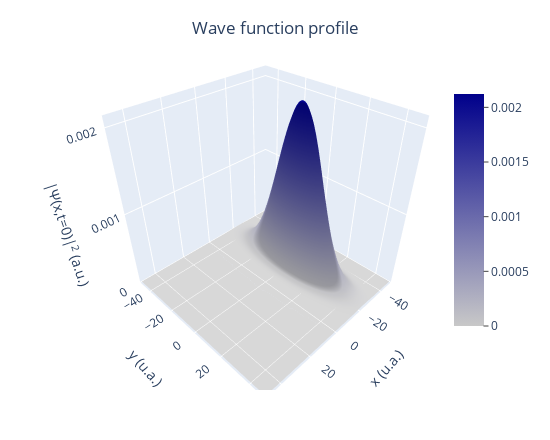
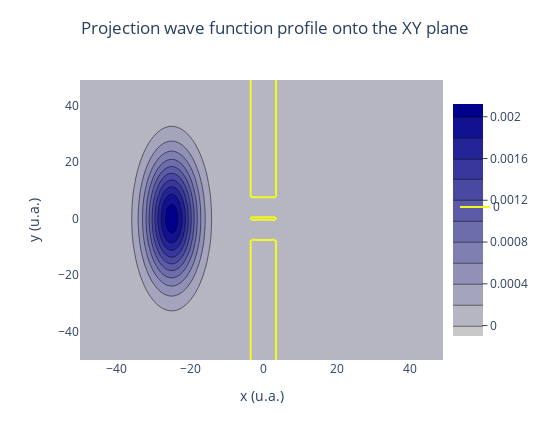

The notebook cell saved with these charts, in order:
### Markdown cell above
A wave packet is a certain set of waves having different frequencies that describe a formation possessing wave properties, generally limited in time and space. In quantum mechanics, a particle description in the form of wave packets (a set of solitons) is used.

xc_WP, yc_WP

a0x,a0y

k0x, k0y

Nkx, Nky

### Code cell
#A wave packet in 3D 
import plotly.graph_objects as go

fig = go.Figure()

Psi = OutData.psi
X = OutData.x
Y = OutData.y

fig.add_trace(go.Surface(
    z=np.transpose(Psi),
    x=X,
    y=Y,
    colorscale=colors,
    colorbar=dict(
        ticks='outside',
        len=0.7,  # Adjust the length of the colorbar
        x=0.85  # Adjust the position of the colorbar
    )

))

# Update the layout
fig.update_layout(
        title={
        'text': 'Wave function profile',
        'x': 0.5,  # This centers the title
        'xanchor': 'center',  # Ensures the title is centered
        'y': 0.95,  # Adjust this value to move the title up or down
        'yanchor': 'top'  # Ensures the title is anchored at its top point vertically
    },
    # autosize=True,
    scene=dict(
        xaxis_title='x (u.a.)',
        yaxis_title='y (u.a.)',
        zaxis_title='|Ψ(x,t=0)|<sup>2</sup> (a.u.)',
        zaxis=dict(range=[Psi.min(), Psi.max()]),
        xaxis=dict(range=[InputData.x0, InputData.xL]),
        yaxis=dict(range=[InputData.x0, InputData.xL]),

    ),
    margin=dict(l=10, r=10, t=30, b=50),
    height=440,
    width=550
)

############################################################################################
# A wave packet: in contur representation for the same data

fig1 = go.Figure()

psi1 = np.transpose(Psi)
v_top = np.transpose(OutData.V)

print ('psi', X)

# psi1 = [[Psi[j][i] for j, col in enumerate(X)] for i, row in enumerate(Y)]

fig1.add_trace(go.Contour(
    z=psi1,
    x=X,
    y=Y,
    colorscale=colors,
    colorbar=dict(
        ticks='outside',
        len=0.9,  # Adjust the length of the colorbar
        x=1  # Adjust the position of the colorbar
    )

))
print ('z',v_top)
#add the potential barrier contour
fig1.add_trace(go.Contour(
    z=v_top,  # Flatten v1 for 3D scatter (assuming it's reshaped properly)

    x=X,  # Flatten X for 3D scatter
    y=Y,  # Flatten Y for 3D scatter
    contours=dict(
        coloring='lines',
        showlabels=False,
    ),
    line=dict(
        color='green',
        width=2
    ),
    ncontours=2,
    name='Potential Barrier'  # Legend entry
))

# Update the layout
fig1.update_layout(
    title={
        'text': 'Projection wave function profile onto the XY plane',
        'x': 0.5,  # This centers the title
        'xanchor': 'center',  # Ensures the title is centered
        'y': 0.95,  # Adjust this value to move the title up or down
        'yanchor': 'top'  # Ensures the title is anchored at its top point vertically
    },
    # autosize=True,
    scene=dict(

        # zaxis_title='|Ψ(x,t=0)|<sup>2</sup> (a.u.)',
        zaxis=dict(range=[psi1.min(), psi1.max()]),
        xaxis=dict(range=[InputData.x0, InputData.xL]),
        yaxis=dict(range=[InputData.x0, InputData.xL]),

    ),
    xaxis_title='x (u.a.)',
    yaxis_title='y (u.a.)',
    plot_bgcolor='lightgray',  # Background color of the plot area
    margin=dict(l=80, r=90, t=80, b=80),
    height=440,
    width=550
)

# Show the plots
fig.show()
fig1.show()

# 		trace.push({
# 			type: 'contour',
# 			z: jsondata.V[0].map((col,i)=>jsondata.V.map(row=>row[i])),
# 			x: jsondata.x,
# 			y: jsondata.y,
# 			contours:{
# 				coloring: 'lines',
# 				showlabels: false,
# 			},
# 			line:{
# 				color: 'green',
# 				width:2
# 			},
# 			ncontours:2
# 		})

### Figure 1 — Plotly figure (JSON) as saved in the notebook; plotly's stock layout.template omitted (floating-point values rounded to 4 significant figures; data arrays with more than 128 entries replaced by an {"elided": "..."} marker saying what was removed)
{"data": [{"colorbar": {"len": 0.7, "ticks": "outside", "x": 0.85}, "colorscale": [[0, "rgb(200, 200, 200)"], [1, "rgb(0, 0, 139)"]], "type": "surface", "x": [-50, -49, -48, -47, -46, -45, -44, -43, -42, -41, -40, -39, -38, -37, -36, -35, -34, -33, -32, -31, -30, -29, -28, -27, -26, -25, -24, -23, -22, -21, -20, -19, -18, -17, -16, -15, -14, -13, -12, -11, -10, -9, -8, -7, -6, -5, -4, -3, -2, -1, 0, 1, 2, 3, 4, 5, 6, 7, 8, 9, 10, 11, 12, 13, 14, 15, 16, 17, 18, 19, 20, 21, 22, 23, 24, 25, 26, 27, 28, 29, 30, 31, 32, 33, 34, 35, 36, 37, 38, 39, 40, 41, 42, 43, 44, 45, 46, 47, 48, 49], "y": [-50, -49, -48, -47, -46, -45, -44, -43, -42, -41, -40, -39, -38, -37, -36, -35, -34, -33, -32, -31, -30, -29, -28, -27, -26, -25, -24, -23, -22, -21, -20, -19, -18, -17, -16, -15, -14, -13, -12, -11, -10, -9, -8, -7, -6, -5, -4, -3, -2, -1, 0, 1, 2, 3, 4, 5, 6, 7, 8, 9, 10, 11, 12, 13, 14, 15, 16, 17, 18, 19, 20, 21, 22, 23, 24, 25, 26, 27, 28, 29, 30, 31, 32, 33, 34, 35, 36, 37, 38, 39, 40, 41, 42, 43, 44, 45, 46, 47, 48, 49], "z": {"elided": "100x100 float values"}}], "layout": {"height": 440, "margin": {"b": 50, "l": 10, "r": 10, "t": 30}, "scene": {"xaxis": {"range": [-50, 50], "title": {"text": "x (u.a.)"}}, "yaxis": {"range": [-50, 50], "title": {"text": "y (u.a.)"}}, "zaxis": {"range": [2.239e-53, 0.002122], "title": {"text": "|Ψ(x,t=0)|<sup>2</sup> (a.u.)"}}}, "title": {"text": "Wave function profile", "x": 0.5, "xanchor": "center", "y": 0.95, "yanchor": "top"}, "width": 550}}

### Figure 2 — Plotly figure (JSON) as saved in the notebook; plotly's stock layout.template omitted (floating-point values rounded to 4 significant figures; data arrays with more than 128 entries replaced by an {"elided": "..."} marker saying what was removed)
{"data": [{"colorbar": {"len": 0.9, "ticks": "outside", "x": 1}, "colorscale": [[0, "rgb(200, 200, 200)"], [1, "rgb(0, 0, 139)"]], "type": "contour", "x": [-50, -49, -48, -47, -46, -45, -44, -43, -42, -41, -40, -39, -38, -37, -36, -35, -34, -33, -32, -31, -30, -29, -28, -27, -26, -25, -24, -23, -22, -21, -20, -19, -18, -17, -16, -15, -14, -13, -12, -11, -10, -9, -8, -7, -6, -5, -4, -3, -2, -1, 0, 1, 2, 3, 4, 5, 6, 7, 8, 9, 10, 11, 12, 13, 14, 15, 16, 17, 18, 19, 20, 21, 22, 23, 24, 25, 26, 27, 28, 29, 30, 31, 32, 33, 34, 35, 36, 37, 38, 39, 40, 41, 42, 43, 44, 45, 46, 47, 48, 49], "y": [-50, -49, -48, -47, -46, -45, -44, -43, -42, -41, -40, -39, -38, -37, -36, -35, -34, -33, -32, -31, -30, -29, -28, -27, -26, -25, -24, -23, -22, -21, -20, -19, -18, -17, -16, -15, -14, -13, -12, -11, -10, -9, -8, -7, -6, -5, -4, -3, -2, -1, 0, 1, 2, 3, 4, 5, 6, 7, 8, 9, 10, 11, 12, 13, 14, 15, 16, 17, 18, 19, 20, 21, 22, 23, 24, 25, 26, 27, 28, 29, 30, 31, 32, 33, 34, 35, 36, 37, 38, 39, 40, 41, 42, 43, 44, 45, 46, 47, 48, 49], "z": {"elided": "100x100 float values"}}, {"contours": {"coloring": "lines", "showlabels": false}, "line": {"color": "green", "width": 2}, "name": "Potential Barrier", "ncontours": 2, "type": "contour", "x": [-50, -49, -48, -47, -46, -45, -44, -43, -42, -41, -40, -39, -38, -37, -36, -35, -34, -33, -32, -31, -30, -29, -28, -27, -26, -25, -24, -23, -22, -21, -20, -19, -18, -17, -16, -15, -14, -13, -12, -11, -10, -9, -8, -7, -6, -5, -4, -3, -2, -1, 0, 1, 2, 3, 4, 5, 6, 7, 8, 9, 10, 11, 12, 13, 14, 15, 16, 17, 18, 19, 20, 21, 22, 23, 24, 25, 26, 27, 28, 29, 30, 31, 32, 33, 34, 35, 36, 37, 38, 39, 40, 41, 42, 43, 44, 45, 46, 47, 48, 49], "y": [-50, -49, -48, -47, -46, -45, -44, -43, -42, -41, -40, -39, -38, -37, -36, -35, -34, -33, -32, -31, -30, -29, -28, -27, -26, -25, -24, -23, -22, -21, -20, -19, -18, -17, -16, -15, -14, -13, -12, -11, -10, -9, -8, -7, -6, -5, -4, -3, -2, -1, 0, 1, 2, 3, 4, 5, 6, 7, 8, 9, 10, 11, 12, 13, 14, 15, 16, 17, 18, 19, 20, 21, 22, 23, 24, 25, 26, 27, 28, 29, 30, 31, 32, 33, 34, 35, 36, 37, 38, 39, 40, 41, 42, 43, 44, 45, 46, 47, 48, 49], "z": {"elided": "100x100 float values"}}], "layout": {"height": 440, "margin": {"b": 80, "l": 80, "r": 90, "t": 80}, "plot_bgcolor": "lightgray", "scene": {"xaxis": {"range": [-50, 50]}, "yaxis": {"range": [-50, 50]}, "zaxis": {"range": [2.239e-53, 0.002122]}}, "title": {"text": "Projection wave function profile onto the XY plane", "x": 0.5, "xanchor": "center", "y": 0.95, "yanchor": "top"}, "width": 550, "xaxis": {"title": {"text": "x (u.a.)"}}, "yaxis": {"title": {"text": "y (u.a.)"}}}}
